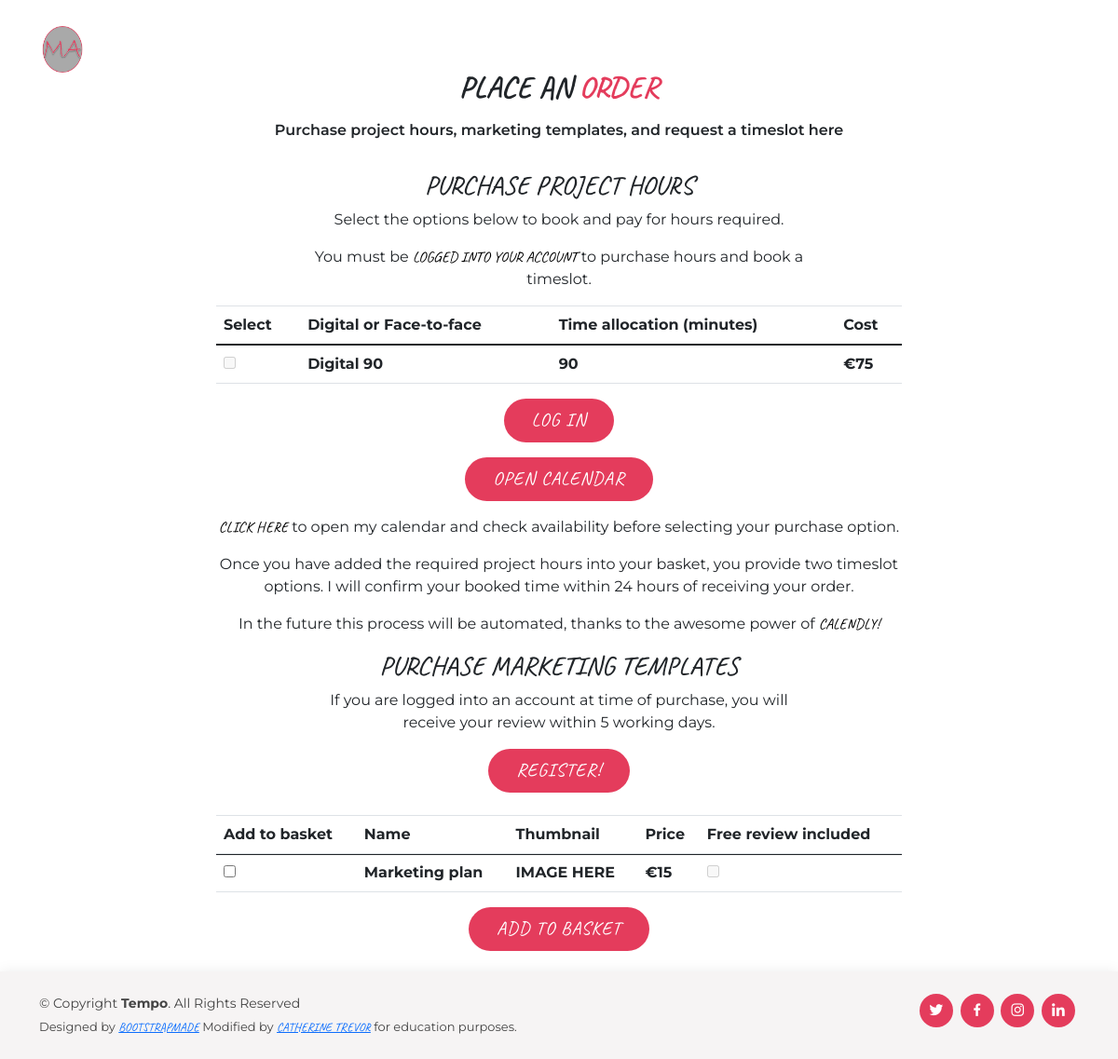
Page /order_basket/ on the earlier database version.
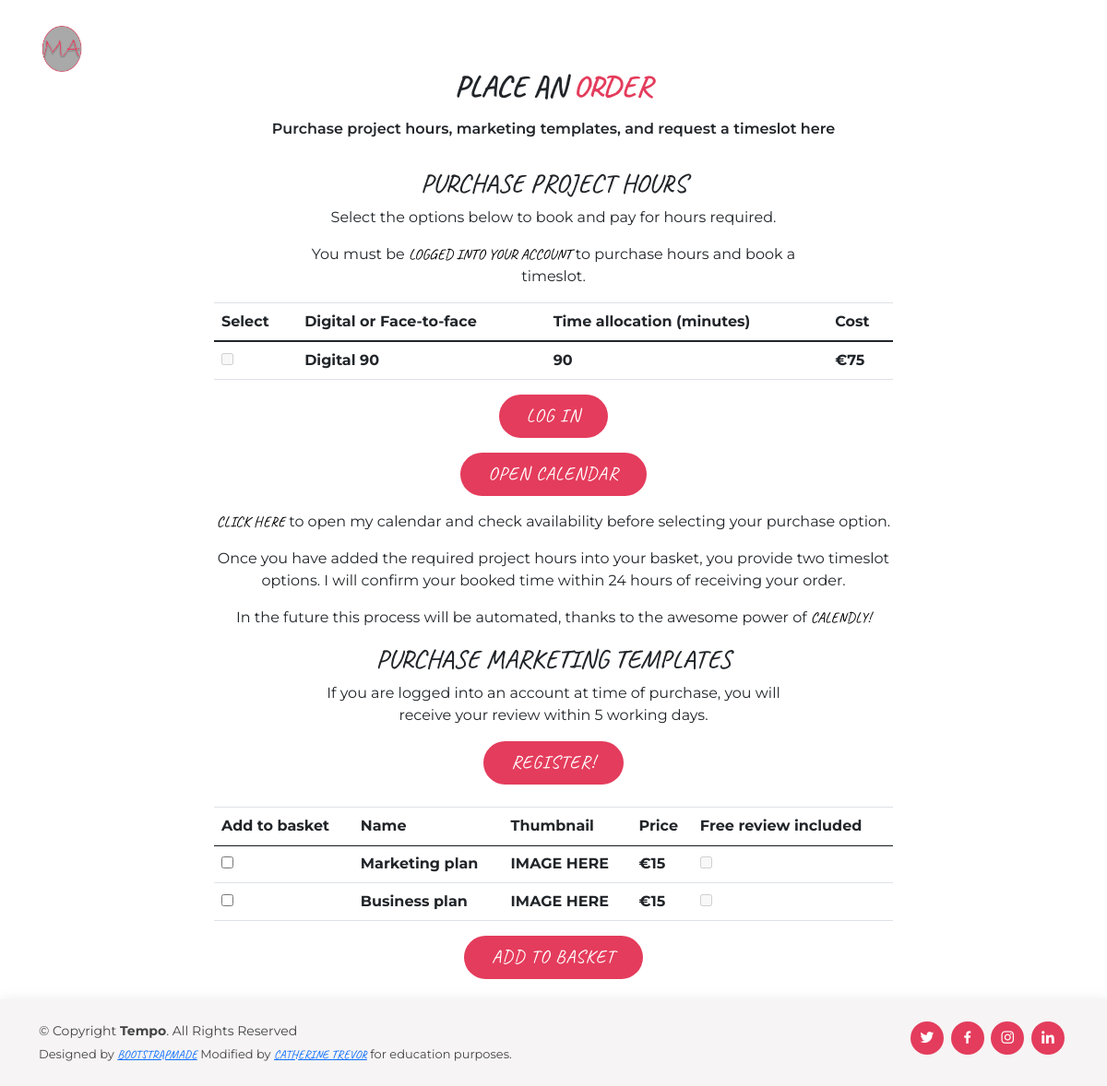
Same page on the later database version.
### products/models.py (models this page shows, shortened)
class Product(models.Model):
    category = models.ForeignKey('Category', null=True,
                                 on_delete=models.SET_NULL, default="")
    name = models.CharField(max_length=254)
    price = models.DecimalField(max_digits=6, decimal_places=0)
    image_url = models.URLField(max_length=1024, null=True, blank=True)
    image = models.ImageField(null=True, blank=True)
    time_allocation_mins = models.DecimalField(max_digits=6, decimal_places=0, blank=True, null=True)
    is_digital = models.BooleanField(null=False)
    max_time_multiplier = models.DecimalField(max_digits=6, decimal_places=1, blank=True, null=True)
    objects = models.Manager()

### order_basket/views.py (the view)
# urls.py: path('order_basket/', include('order_basket.urls')),
def order_basket(request):
    products = Product.objects.all().order_by('price')
    context = {
        'products': products,
    }
    return render(request, 'order_basket/order_basket.html', context)

### order_basket/templates/order_basket/order_basket.html (shortened to what this page needs)
{% extends "base.html" %}
{% load static %}
{% block content %}
<section id="order_basket" class="order_basket">
    <div class="container">
        <div class="section-title">
            <h3>Place an <span>Order</span></h3>
            <p>
                Purchase project hours, marketing templates, and request a timeslot here
            </p>
        </div>
    </div>
    {% include 'includes/project_hours.html' %}
    {% include 'includes/marketing_templates.html' %}
    <div class="d-flex justify-content-center col-lg-12 mb-3">
        <a href="{% url 'bag' %}" class="btn-action">Add to basket</a>
    </div>
</section>
{% endblock %}

### order_basket/templates/includes/project_hours.html
<div class="container">
    <div class="row text-center">
        <div class="col-lg-6 offset-3">
            <h3 class="title">Purchase project hours</h3>
            <p class="description">
                Select the options below to book and pay for hours required.
            </p>
            <p class="description">
                You must be <a href="{% url 'account_login' %}">logged into your account</a> to purchase hours and book a timeslot.
            </p>
        </div>
    </div>
    <div class="row">
        <div class="col-lg-8 offset-2">
            <table class="table">
                <thead>
                    <tr>
                        <th scope="col">Select</th>
                        <th scope="col">Digital or Face-to-face</th>
                        <th scope="col">Time allocation (minutes)</th>
                        <th scope="col">Cost</th>
                    </tr>
                </thead>
                <tbody>
                    {% for product in products %}
                        {% if product.category.name == 'project_hours' %}
                        <tr>
                            <th scope="row"><input type="checkbox" id="digital_90" name="digital_90" {% if user.is_authenticated %}{% else %} disabled {% endif %}></input></th>
                            <th scope="row">{{ product.name }}</th>
                            <th scope="row">{{ product.time_allocation_mins }}</th>
                            <th scope="row">€{{ product.price }}</th>
                        </tr>
                        {% endif %}
                    {% endfor %}
                </tbody>
            </table>
        </div>
    </div>
    <div class="row">
        <div class="d-flex justify-content-center col-lg-12 mb-3">
            {% if user.is_authenticated %}
                <a href="" class="btn-action">Add to basket</a>
            {% else %}
                <a href="" class="btn-action">Log in</a>
            {% endif %}
        </div>
    </div>
    <div class="row">
        <div class="d-flex justify-content-center col-lg-12 mb-3">
            <a href="{% url 'calendar' %}" class="btn-action">Open calendar</a>
        </div>
    </div>
    <div class="row text-center">
        <div class="col-lg-8 offset-2">
            <p>
                <a href="{% url 'calendar' %}">Click here</a> to open my calendar and check availability before selecting your purchase option.
            </p>
            <p>
                Once you have added the required project hours into your basket, you provide two timeslot options. I will confirm your booked time within 24 hours of receiving your order.
            </p>
            <p>
                In the future this process will be automated, thanks to the awesome power of <a href="">Calendly!</a>
            </p>
        </div>
    </div>
</div>

### order_basket/templates/includes/marketing_templates.html
<div class="container">
    <div class="row text-center">
        <div class="col-lg-6 offset-3">
            <h3 class="title">Purchase marketing templates</h3>
            <p class="description">
                If you are logged into an account at time of purchase, you will receive your review within 5 working days.
            </p>
            <a class="btn-action mb-4" href="{% url 'account_signup' %}">Register!</a>
        </div>
    </div>
    <div class="row">
        <div class="col-lg-8 offset-2">
            <table class="table">
                <thead>
                    <tr>
                        <th scope="col">Add to basket</th>
                        <th scope="col">Name</th>
                        <th scope="col">Thumbnail</th>
                        <th scope="col">Price</th>
                        <th scope="col">Free review included</th>
                    </tr>
                </thead>
                <tbody>
                    <tr>
                        {% for product in products %}
                        {% if product.category.name == 'marketing_templates' %}
                            <tr>
                                <th scope="row"><input type="checkbox" id="add_to-basket" name="add_to_basket"></input></th>
                                <th scope="row">{{ product.name }}</th>
                                <th scope="row">IMAGE HERE</th>
                                <th scope="row">€{{ product.price }}</th>
                                <th scope="row"><input type="checkbox" id="marketing_template_review" name="marketing_template_review" {% if user.is_authenticated %} checked disabled {% else %} disabled {% endif %}></input></th>
                            </tr>
                            {% endif %}
                        {% endfor %}
                    </tr>
                </tbody>
            </table>
        </div>
    </div>
</div>

Differences in the rows shown:
added Product: name "Business plan", price "15", shown under "PURCHASE MARKETING TEMPLATES"
